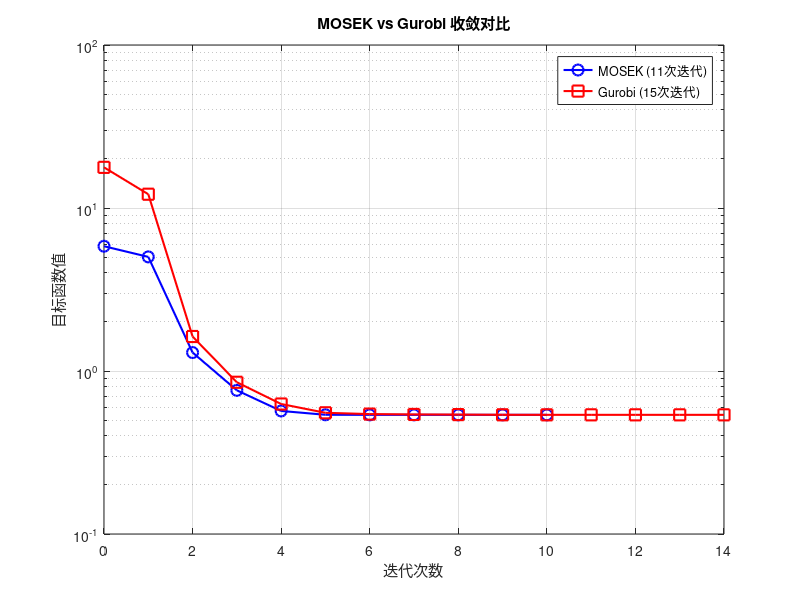

The MATLAB source for this figure:
% 数据
mosek_iter = 0:10;
mosek_pobj = [5.827106781e+00, 5.012966499e+00, 1.298018811e+00, 7.609547208e-01, ...
              5.687000581e-01, 5.388219864e-01, 5.383597456e-01, 5.383357846e-01, ...
              5.383291005e-01, 5.383271317e-01, 5.383269136e-01];

gurobi_iter = 0:14;
gurobi_pobj = [1.77561735e+01, 1.21492445e+01, 1.62793388e+00, 8.52861838e-01, ...
               6.27332469e-01, 5.54083295e-01, 5.44091623e-01, 5.41373640e-01, ...
               5.40174696e-01, 5.38654953e-01, 5.38389234e-01, 5.38363969e-01, ...
               5.38342120e-01, 5.38328557e-01, 5.38327056e-01];

% 绘图
figure;
semilogy(mosek_iter, mosek_pobj, 'b-o', 'LineWidth', 1.5, 'MarkerSize', 8);
hold on;
semilogy(gurobi_iter, gurobi_pobj, 'r-s', 'LineWidth', 1.5, 'MarkerSize', 8);
hold off;

xlabel('迭代次数');
ylabel('目标函数值');
title('MOSEK vs Gurobi 收敛对比');
legend('MOSEK (11次迭代)', 'Gurobi (15次迭代)', 'Location', 'best');
grid on;

% 保存
saveas(gcf, 'solver_comparison.png');
